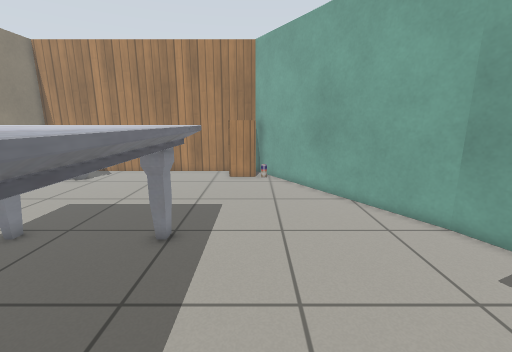
view 1 (above)

20 first-person views from a walk through a world built for the Gazebo simulator. The camera is 1 m above the floor, tilts 12° down and sees 90° across. The floor is counted in squares, 0.25 m on a side. Each view is taken from the middle of a square. On the plan, view 1 faces up. The plan holds only what a view shows up to about 20 squares ahead; the rest is blank. The place goes on beyond the plan. The robots in the file are not drawn. Simple patterns stand in for the simulator's built-in surfaces. Simple shapes stand in for some stock models.

view 2
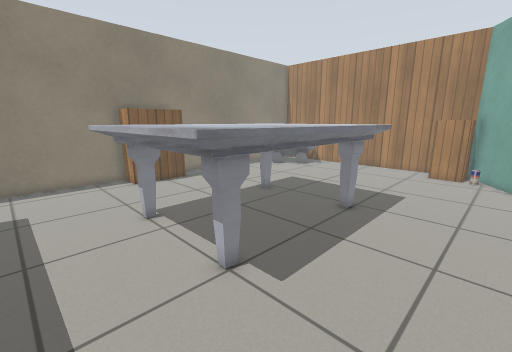

view 3
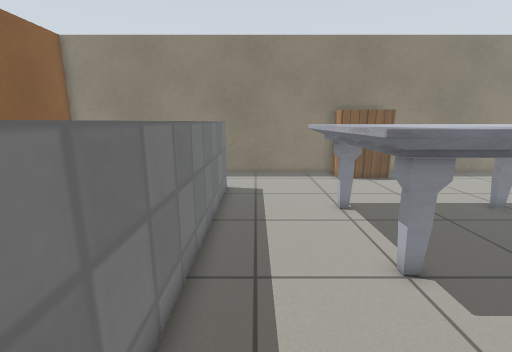

view 4
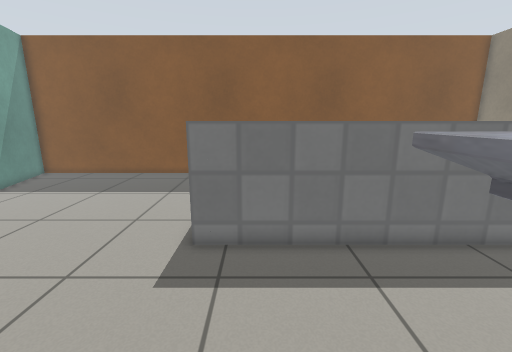

view 5
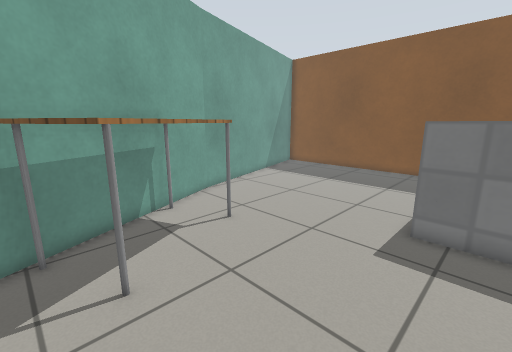

view 6
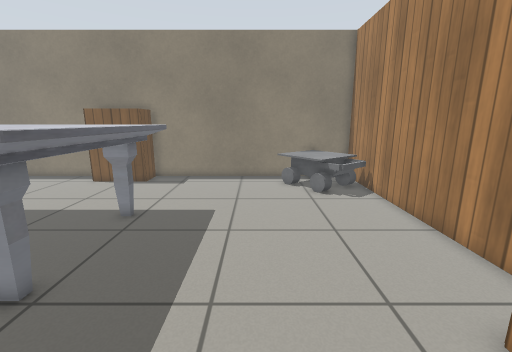

view 7
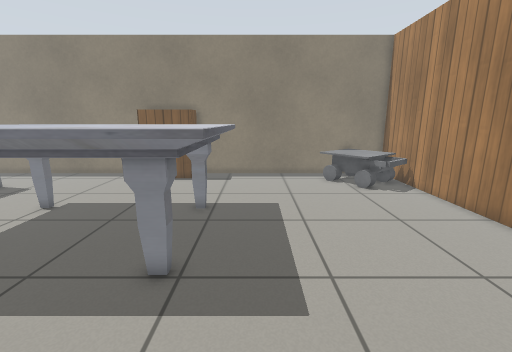

view 8
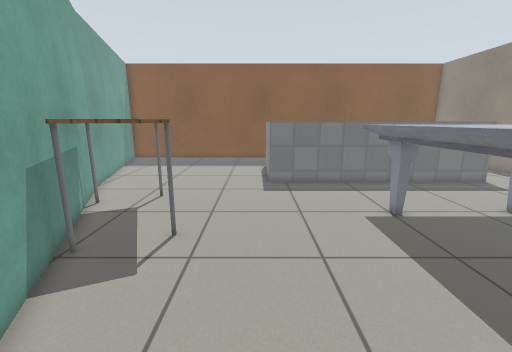

view 9
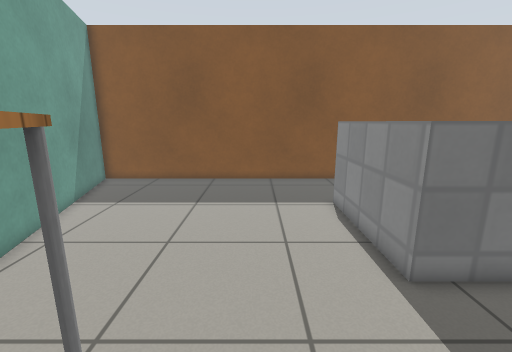

view 10
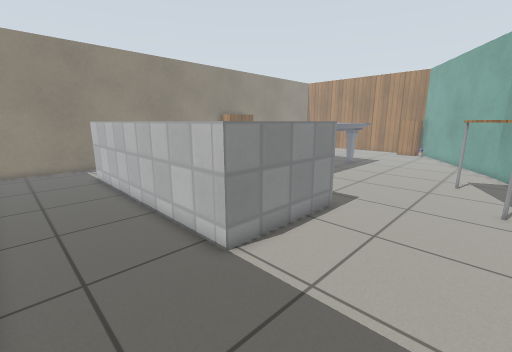

view 11
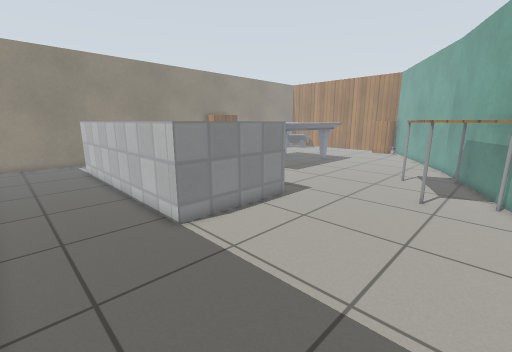

view 12
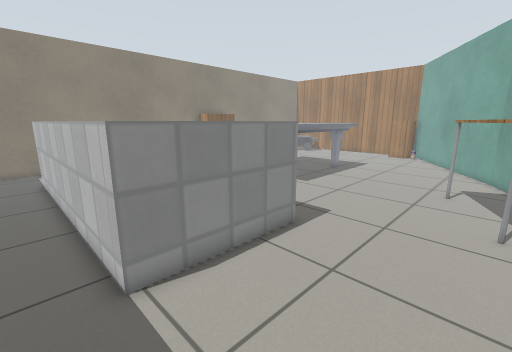

view 13
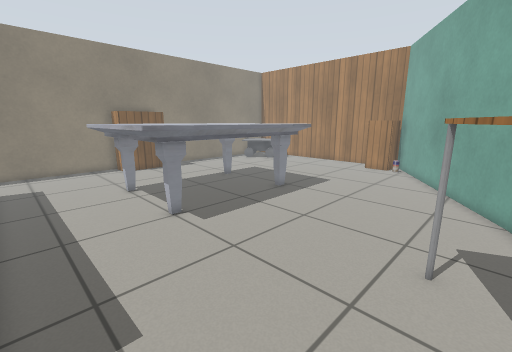

view 14
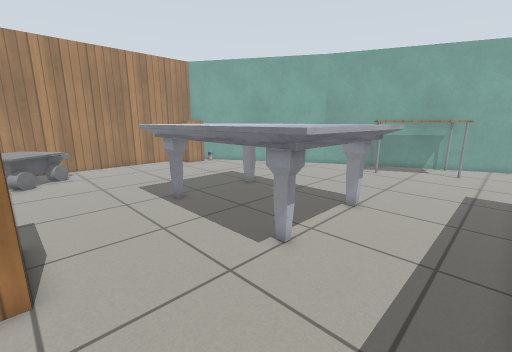

view 15
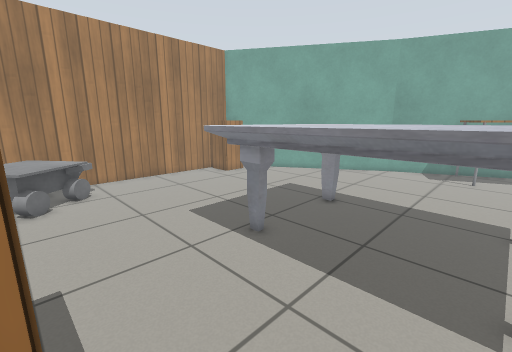

view 16
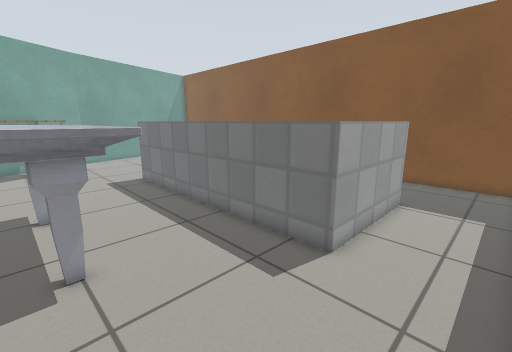

view 17
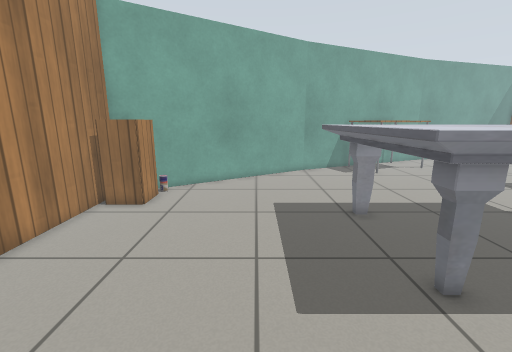

view 18
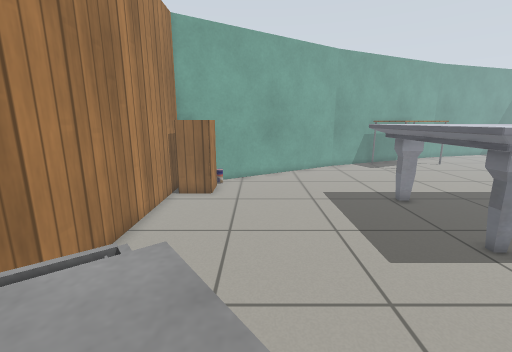

view 19
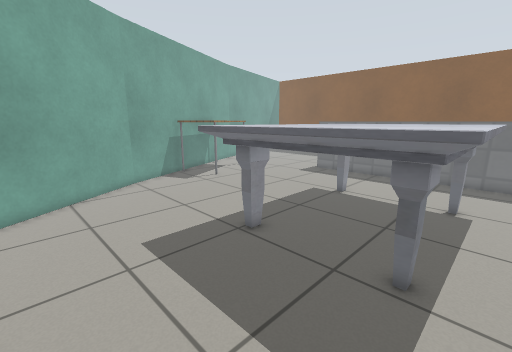

view 20
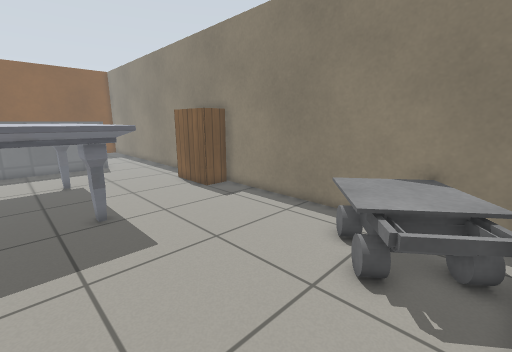

### Floor plan
Key: @ floor where view 1 was taken; # wall or solid block; . floor; C cabinet; T marble table; B bookshelf; A table; O other object.
Columns run from 17 left of view 1 to 16 right of it. Each row starts with its distance up from view 1.
 21 ###################
 20 #.OOOO.........C C#
 19 #OOOOO.........CCC##
 18 #OOOOO............O#
 17 #OOOOO.............##
 16 #.OO................#
 15 #...................##
 14 #....................##
 13 #.....................#
 12 #.....................##
 11 #......................##
 10 #......TTTTTTTTT........#
  9 #......TTTTTTTTT........##
  8 #......TTTTTTTTT.........#
  7 #B.....TTTTTTTTT.........##
  6 #BB....TTTTTTTTT..........#
  5 # B....TTTTTTTTT.........A##
  4 # B....TTTTTTTTT.......AAAA#
  3 #BB....TTTTTTTTT.......A   ##
  2 #......TTTTTTTTT.......AA  A#
  1 #......TTTTTTTTT........A   ##
  0 #......TTTTTTTTT.@......AA  A#
 -1 #........................AAAA#
 -2 #........................AA..##
 -3 #.............................#
 -4 #.............................#
 -5 #...################..........##
 -6 #... #             #...........#
 -7 #... #             #...........#
 -8 #... #             #...........#
 -9 #... #             #...........##
-10 #... #             #............#
-11 #...################............#
-12 #...............................##
-13 #................................#
-14 #................................#
-15 #................................#
-16 #................................#
-17 ##################################

Where each view was taken, in squares from view 1:
view 1: 0 up, 0 right, facing up
view 2: 3 down, 2 right, facing up-left
view 3: 3 down, 3 right, facing left
view 4: 3 up, 0 right, facing down
view 5: 5 up, 0 right, facing down-right
view 6: 14 up, 2 right, facing left
view 7: 11 up, 3 right, facing left
view 8: 12 up, 3 right, facing down
view 9: 1 up, 6 right, facing down
view 10: 16 down, 8 right, facing up-left
view 11: 16 down, 11 right, facing up-left
view 12: 13 down, 8 right, facing up-left
view 13: 4 down, 7 right, facing up-left
view 14: 4 down, 15 left, facing up-right
view 15: 2 up, 15 left, facing up-right
view 16: 2 up, 16 left, facing down-right
view 17: 13 up, 14 left, facing right
view 18: 16 up, 16 left, facing right
view 19: 15 up, 10 left, facing down-right
view 20: 20 up, 6 left, facing down-left
